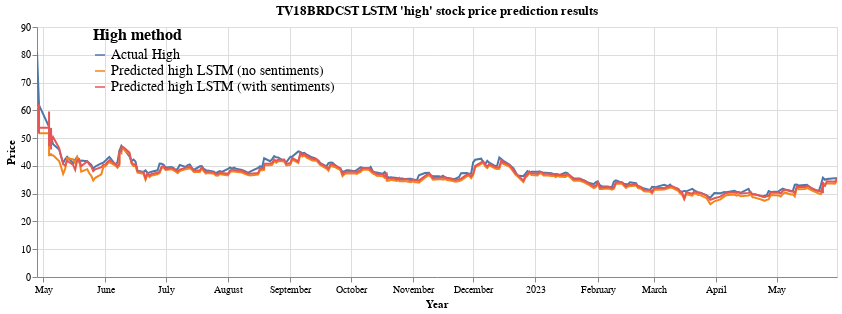

Write notebook code for a chart like this one.
### Code cell
high_price = alt.Chart(melted_df, title="TV18BRDCST LSTM 'high' stock price prediction results").mark_line().encode(
    x=alt.X('date:T', title="Year"),
    y = alt.Y('High prediction price:Q', title="Price"),
    color = alt.Color('High method:N',legend=alt.Legend(orient='left',direction = 'vertical',labelLimit = 400))
    ).properties(height = 250, width = 800
    ).configure_legend(
    offset=-330,
    symbolDirection='vertical',
        titleFontSize=16,
        labelFontSize=14
    )

high_price.interactive()

### Figure 1 — Vega-Lite specification as saved in the notebook (floating-point values rounded to 4 significant figures; data arrays with more than 128 entries replaced by an {"elided": "..."} marker saying what was removed)
{"usermeta": {"embedOptions": {"theme": "fivethirtyeight"}}, "config": {"view": {"continuousWidth": 300, "continuousHeight": 300}, "legend": {"labelFontSize": 14, "offset": -330, "symbolDirection": "vertical", "titleFontSize": 16}}, "data": {"name": "data-41ec7b6fee6e4ef443ba6501d77a1e51"}, "mark": {"type": "line"}, "encoding": {"color": {"field": "High method", "legend": {"direction": "vertical", "labelLimit": 400, "orient": "left"}, "type": "nominal"}, "x": {"field": "date", "title": "Year", "type": "temporal"}, "y": {"field": "High prediction price", "title": "Price", "type": "quantitative"}}, "height": 250, "params": [{"name": "param_1", "select": {"type": "interval", "encodings": ["x", "y"]}, "bind": "scales"}], "title": "TV18BRDCST LSTM 'high' stock price prediction results", "width": 800, "$schema": "https://vega.github.io/schema/vega-lite/v5.8.0.json", "datasets": {"data-41ec7b6fee6e4ef443ba6501d77a1e51": {"elided": "2382 records"}}}
